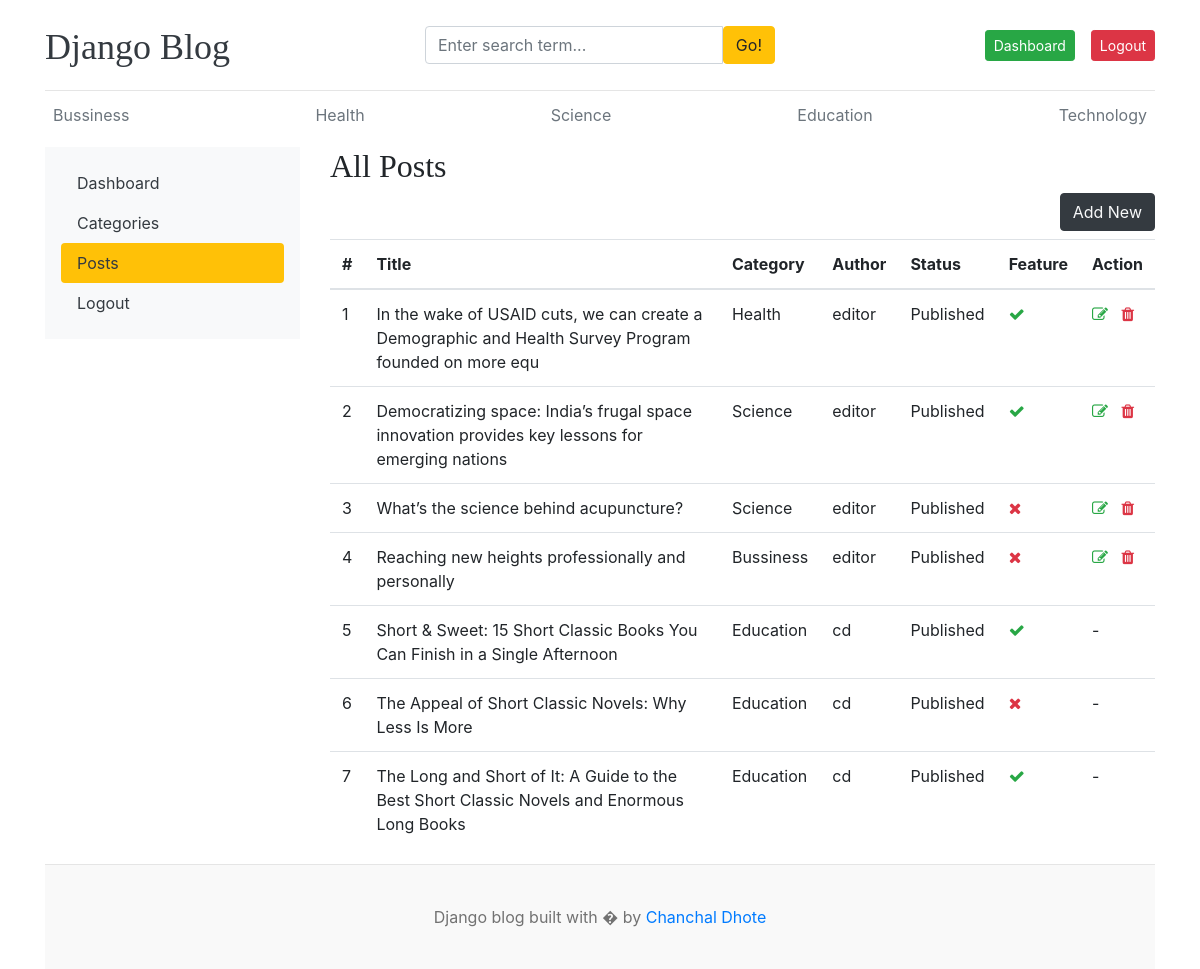
Screenshot of /dashboard/posts/ (signed in) with the database file from the repository.
### blogs/models.py (models this page shows, shortened)
class Category(models.Model):
    category_name = models.CharField(max_length=50, unique=True)
    slug = models.SlugField(max_length=100, unique=True, null=True, blank=True)
    created_at = models.DateTimeField(auto_now_add=True)
    updated_at = models.DateTimeField(auto_now=True)
    class Meta:
        verbose_name_plural = 'categories'
    def __str__(self):
        return self.category_name

class Blog(models.Model):
    title = models.CharField(max_length=100)
    slug = models.SlugField(max_length=150, unique=True, blank=True, null=True)
    category =models.ForeignKey(Category,on_delete=models.CASCADE)  #blog post also deleted releted to that catagory
    author = models.ForeignKey(User, on_delete=models.CASCADE) #if the user is deleted then user releted blog post also deleted
    featured_image = models.ImageField(upload_to='uploads/%Y/%m/%d')
    short_description = models.TextField(max_length=500)
    blog_body = models.TextField(max_length=2000)
    status =models.CharField(max_length=20, choices=STATUS_CHOICES, default='Draft')
    is_featured = models.BooleanField(default=False)
    created_at = models.DateTimeField(auto_now_add=True)
    updated_at = models.DateTimeField(auto_now=True)

### dashboards/views.py (the view)
# urls.py: path('posts/',views.posts,name='posts'),
def posts(request):
    posts = Blog.objects.all().order_by('-created_at')
    context ={
        'posts':posts
    }
    return render(request, 'dashboard/posts.html',context)

### blogs/context_processors.py (called while the page is built)
def get_categories(request):
    categories = Category.objects.all()
    return dict(categories=categories)

def get_social_links(request): # data bse mdhy configure karan mg everywhere apply hote
    social_links= SocialLink.objects.all()
    return dict(social_links =social_links)

### templates/dashboard/posts.html (shortened to what this page needs)
{% extends 'base.html' %}
{% block content %}
<div class="row">
    {% include 'dashboard/sidebar.html' %}
    <div class="col-md-9">
        <h2>All Posts</h2>
        <a href="{% url 'add_posts' %}" class="btn btn-dark  text-light float-right mb-2">Add New</a>
        <table class="table table-hover">
            <thead>
                <tr>
                    <th>#</th>
                    <th>Title</th>
                    <th>Category</th>
                    <th>Author</th>
                    <th>Status</th>
                    <th>Feature</th>
                    <th>Action</th>
                </tr>
            </thead>
            <tbody>
                {% for post in posts %}
                <tr>
                    <td>{{ forloop.counter }}</td>
                    <td>{{ post.title }}</td>
                    <td>{{ post.category }}</td>
                    <td>{{ post.author }}</td>
                    <td>{{ post.status }}</td>
                    <td>{% if post.is_featured %}<i class="fa fa-check text-success"></i>{% else %}<i
                            class="fa fa-times text-danger"></i>{% endif %}</td>
                    <td>
                        {% if request.user == post.author or request.user.is_staff or request.user.is_superuser %}
                        <a href="{% url 'edit_posts' post.id %}">
                            <i class="fa fa-edit text-success"></i>
                        </a>
                        <a href="{% url 'delete_posts' post.id %}">
                            <i class="fa fa-trash text-danger"></i>
                        </a>
                        {% else %}
                        -
                        {% endif %}
                    </td>
                </tr>
                {% endfor %}
            </tbody>
        </table>
    </div>
</div>
{% endblock %}

### templates/base.html (shortened to what this page needs)
{% load static %}
<!DOCTYPE html>
<html lang="en">
<head>
  <link href="https://getbootstrap.com/docs/4.0/dist/css/bootstrap.min.css" rel="stylesheet">
  <link href="{% static 'css/blog.css' %}" rel="stylesheet">
  <link rel="stylesheet" href="https://cdnjs.cloudflare.com/ajax/libs/font-awesome/4.7.0/css/font-awesome.min.css">
</head>
<body>
  <div class="container">
    <header class="blog-header py-3">
      <div class="row flex-nowrap justify-content-between align-items-center">
        <div class="col-4 pt-1">
          <a class="blog-header-logo text-dark" href="/">Django Blog</a>
        </div>
        <div class="col-4">
          <form action="{% url 'search' %}" method="GET">
            <div class="input-group">
              <input class="form-control" type="text"  name="keyword" value="{{ keyword }}" placeholder="Enter search term..." aria-label="Enter">
              <button type="submit"  class="btn btn-warning" id="button-search">Go!</button>
            </div>
          </form>
        </div>
        <div class="col-4 d-flex justify-content-end align-items-center">
        {% if not user.is_authenticated %}
          <a class="btn btn-sm btn-warning" class="btn btn-sm btn-warning" href="{% url 'login' %}">Login</a> &nbsp;
          <a class="btn btn-sm btn-outline-primary" href="{% url 'register' %}">Register</a>
        {% else %}
        <span><a class="btn btn-sm btn-success" href="{% url 'dashboard' %}">Dashboard</a></span>
        <span><a class="btn btn-sm btn-danger" href="{% url 'logout' %}">Logout</a></span>
        {% endif %}
        </div>
      </div>
    </header>
    <div class="nav-scroller py-1 mb-2">
      <nav class="nav d-flex justify-content-between">
        {% for cat in categories %}
        <a class="p-2 text-muted" href="{% url 'post_by_category' cat.id %}">{{ cat.category_name }}</a>
        {% endfor %}
      </nav>
    </div>
    {% block content %}
    {% endblock %}
    <footer class="blog-footer">
      <p>Django blog built with � by <a href="#">Chanchal Dhote</a></p>
    </footer>
</body>
</html>

### blog_main/static/css/blog.css (style rules this page uses)
.blog-header { border-bottom: 1px solid #e5e5e5; }
.blog-header-logo { font-family: "Playfair Display", Georgia, "Times New Roman", serif; font-size: 2.25rem; }
h1, h2, h3, h4, h5, h6 { font-family: "Playfair Display", Georgia, "Times New Roman", serif; }
.blog-footer { padding: 2.5rem 0; color: #727272; text-align: center; background-color: #f9f9f9; border-top: .05rem solid #e5e5e5; }
.blog-footer p:last-child { margin-bottom: 0; }

### rows the page displays
Category: category_name "Bussiness"
Category: category_name "Health"
Category: category_name "Science"
Category: category_name "Education"
Category: category_name "Technology"
Blog: title "In the wake of USAID cuts, we can create a Demographic and Health Survey Program founded on more equ", category "Health", author "editor", status "Published", is_featured True (drawn)
Blog: title "Democratizing space: India’s frugal space innovation provides key lessons for emerging nations", category "Science", author "editor", status "Published", is_featured True (drawn)
Blog: title "What’s the science behind acupuncture?", category "Science", author "editor", status "Published", is_featured False (drawn)
Blog: title "Reaching new heights professionally and personally", category "Bussiness", author "editor", status "Published", is_featured False (drawn)
Blog: title "Short & Sweet: 15 Short Classic Books You Can Finish in a Single Afternoon", category "Education", author "cd", status "Published", is_featured True (drawn)
Blog: title "The Appeal of Short Classic Novels: Why Less Is More", category "Education", author "cd", status "Published", is_featured False (drawn)
Blog: title "The Long and Short of It: A Guide to the Best Short Classic Novels and Enormous Long Books", category "Education", author "cd", status "Published", is_featured True (drawn)
